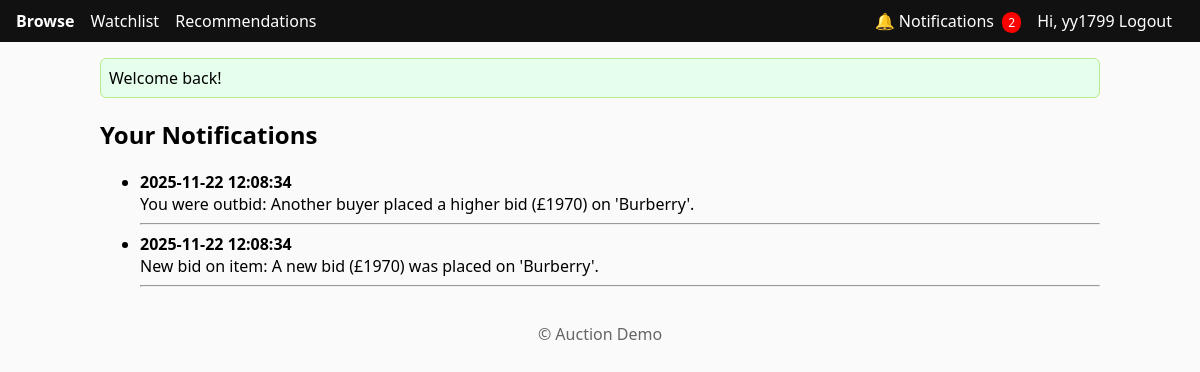
The app's page /web/auction/notifications.php (signed in) with its own data.
### tables this page shows
CREATE TABLE `Notifications` (
  `message_id` int(11) NOT NULL,
  `user_id` int(11) NOT NULL,
  `message` text NOT NULL,
  `is_read` tinyint(1) DEFAULT 0,
  `created_at` datetime DEFAULT current_timestamp()
);

### web/auction/notifications.php (the view, shortened to what this page needs)
<?php
require_once __DIR__.'/includes/flash.php';
$pdo = get_db();
$userId = current_user()['user_id'];
$stmt = $pdo->prepare("
    SELECT message_id, message, created_at
    FROM Notifications
    WHERE user_id = ?
    ORDER BY created_at DESC
");
$stmt->execute([$userId]);
$rows = $stmt->fetchAll();
?>
<?php require_once __DIR__.'/includes/header.php'; ?>
<h2>Your Notifications</h2>
<?php if (empty($rows)): ?>
    <p>No notifications yet.</p>
<?php else: ?>
    <ul>
    <?php foreach ($rows as $n): ?>
        <li>
            <b><?= htmlspecialchars($n['created_at']) ?></b><br>
            <?= nl2br(htmlspecialchars($n['message'])) ?>
        </li>
        <hr>
    <?php endforeach; ?>
    </ul>
<?php endif; ?>
<?php require_once __DIR__.'/includes/footer.php'; ?>

### web/auction/assets/style.css (style rules this page uses)
body { font-family: system-ui, Arial, sans-serif; margin:0; background:#fafafa; }

### records on screen
notifications: created_at "2025-11-22 12:08:34", message "You were outbid: Another buyer placed a higher bid (£1970) on 'Burberry'."
notifications: created_at "2025-11-22 12:08:34", message "New bid on item: A new bid (£1970) was placed on 'Burberry'."

### other values on screen
$unread_count "2"
$user['username'] "yy1799"
$f['msg'] "Welcome back!"
